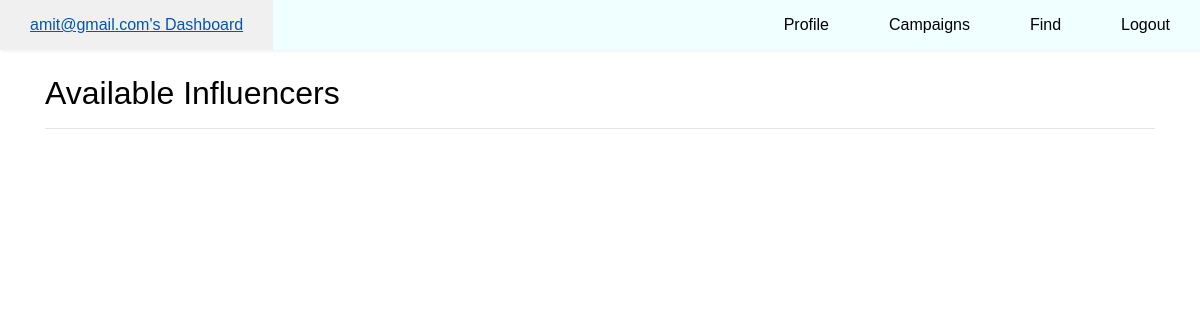
Before: /findInfluencer (signed in) with the older database file.
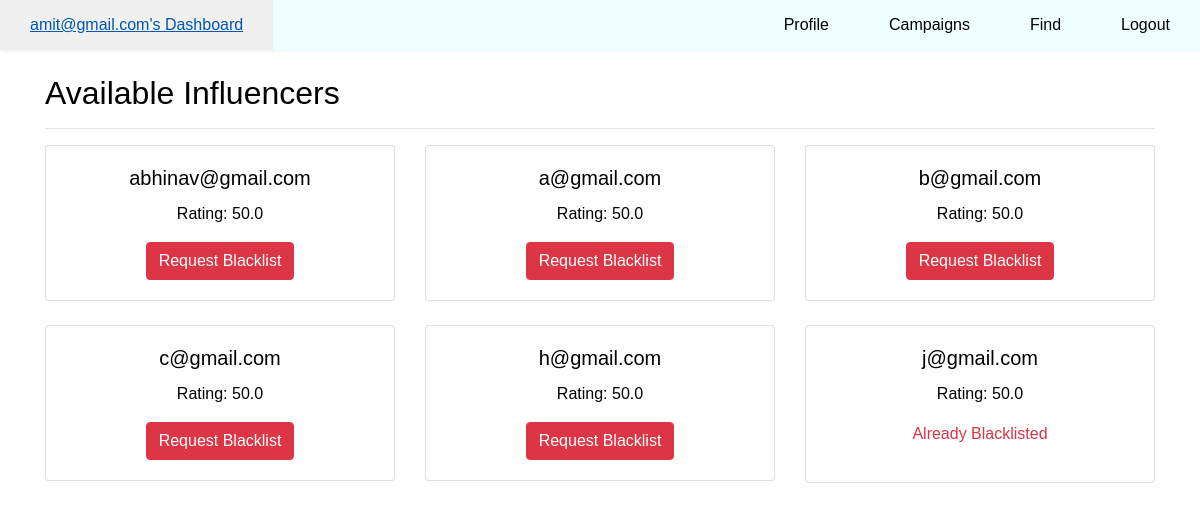
After: the same page with the newer database file.
### model.py (models this page shows)
class User(db.Model):
    id = db.Column(db.Integer, primary_key = True)
    name = db.Column(db.String, unique = False, nullable = True, default=lambda: '')
    email = db.Column(db.String, unique = True, nullable = False)
    password = db.Column(db.String, nullable = False)
    isAdmin = db.Column(db.Boolean, default = False)
    isInfluencer = db.Column(db.Boolean, default = False)
    isSponsor = db.Column(db.Boolean, default = False)
    isBlacklist = db.Column(db.Boolean, default = False)
    influencer = db.relationship('Influencer', back_populates='user', cascade="all, delete-orphan", uselist=False)
    sponsor = db.relationship('Sponsor', back_populates='user', cascade="all, delete-orphan", uselist=False)

class Influencer(db.Model):
    influencer_id = db.Column(db.Integer, db.ForeignKey('user.id'),primary_key=True)
    category = db.Column(db.String, nullable=True, default = '')
    rating = db.Column(db.Float, default=50.0)
    user = db.relationship('User', back_populates='influencer')
    requests = db.relationship('Request', back_populates='influencer', cascade="all, delete-orphan")
    blacklist_requests = db.relationship('BlacklistRequest', back_populates='influencer', cascade="all, delete-orphan")

### app.py (the view, shortened to what this page needs)
@app.route('/findInfluencer', methods=['GET', 'POST'])
def findInfluencer():
    user = getUserInfo()
    if 'id' not in session:
        return redirect(url_for('login'))
    user = User.query.filter_by(id=session['id']).first()
    if user is None or not user.isSponsor:
        flash("You do not have permission to access this page.", "danger")
        return redirect(url_for('home_page'))
    influencers = Influencer.query.all()
    return render_template('findInfluencer.html', influencers=influencers, nav_type=user)

### helper.py (called while the page is built)
def getUserInfo():
    if 'id' in session:
        current_user = User.query.filter_by(id = session['id']).first()
        if current_user:
            usr_id = current_user.id
            email = current_user.email
            isAdmin = current_user.isAdmin
            isInfluencer = current_user.isInfluencer
            isSponsor = current_user.isSponsor
            isBlacklist = current_user.isBlacklist
            return {'usr_id':usr_id, 'email':email, 'isAdmin':isAdmin, 'isInfluencer':isInfluencer, 'isSponsor':isSponsor,'isBlacklist':isBlacklist}
        else:
            return None

### templates/findInfluencer.html (shortened to what this page needs)
{% extends './layouts/layout.html' %}
{% block body %}
    {% include './components/navbar.html' %}
    {% include './components/sponsor/findInfluencer.html' %}
{% endblock %}

### templates/layouts/layout.html (shortened to what this page needs)
<!DOCTYPE html>
<html lang="en">
<head>
    <link rel="stylesheet" href="https://cdn.jsdelivr.net/npm/bootstrap@4.0.0/dist/css/bootstrap.min.css">
    <link rel="stylesheet" href="{{ url_for('static', filename='style.css') }}">
</head>
<body>
    {% block body %}
    {% endblock %}
</body>
</html>

### templates/components/navbar.html (shortened to what this page needs)
<nav>
    <ul>
        {% if nav_type.isSponsor == 1 %}
        <li><a href="{{ url_for('index') }}">{{ nav_type.email }}'s Dashboard</a></li>
        <li><a href="{{ url_for('profile') }}">Profile</a></li>
        <li><a href="{{ url_for('campaigns') }}">Campaigns</a></li>
        <li><a href="{{ url_for('findInfluencer') }}">Find</a></li>
        <li><a href="{{ url_for('logout') }}">Logout</a></li>
        {% endif %}
    </ul>
</nav>

### templates/components/sponsor/findInfluencer.html
<div class="container mt-4">
    <h2>Available Influencers</h2>
    <hr>
    <div class="row">
        {% for influencer in influencers %}
        <div class="col-md-4 mb-4">
            <div class="card">
                <div class="card-body text-center">
                    <h5 class="card-title">{{ influencer.user.email }}</h5>
                    <p>Rating: {{ influencer.rating }}</p>
                    {% if not influencer.user.isBlacklist %}
                    <form method="POST" style="display: inline;" action="{{ url_for('requestBlacklist', influencer_id=influencer.influencer_id) }}">
                        <button type="submit" class="btn btn-danger">Request Blacklist</button>
                    </form>
                    {% else %}
                    <p class="text-danger">Already Blacklisted</p>
                    {% endif %}
                </div>
            </div>
        </div>
        {% endfor %}
    </div>
</div>

### static/style.css (style rules this page uses)
* { margin:0; padding:0; }
body { padding: 0; margin: 0; font-family: 'Franklin Gothic Medium', 'Arial Narrow', Arial, sans-serif; color: #000; min-height: 100vh; }
nav { background-color: azure; box-shadow: 2px 2px 3px rgb(242,245,244); }
nav ul { width: 100%; list-style: none; display: flex; justify-content: flex-end; align-items: center; }
nav li { height: 50px; }
nav a { height: 100%; padding: 0 30px; text-decoration: none; display: flex; align-items: center; color: black; }
nav li:first-child { margin-right: auto; }
form { display: flex; justify-content: center; align-items: center; min-height: 75vh; font-family: 'Franklin Gothic Medium', 'Arial Narrow', Arial, sans-serif; width: 100%; }

Changed rows visible on the page:
added Influencer: user.email "abhinav@gmail.com", rating "50.0"
added Influencer: user.email "a@gmail.com", rating "50.0"
added Influencer: user.email "b@gmail.com", rating "50.0"
added Influencer: user.email "c@gmail.com", rating "50.0"
added Influencer: user.email "h@gmail.com", rating "50.0"
added Influencer: user.email "j@gmail.com", rating "50.0", shows "Already Blacklisted"
